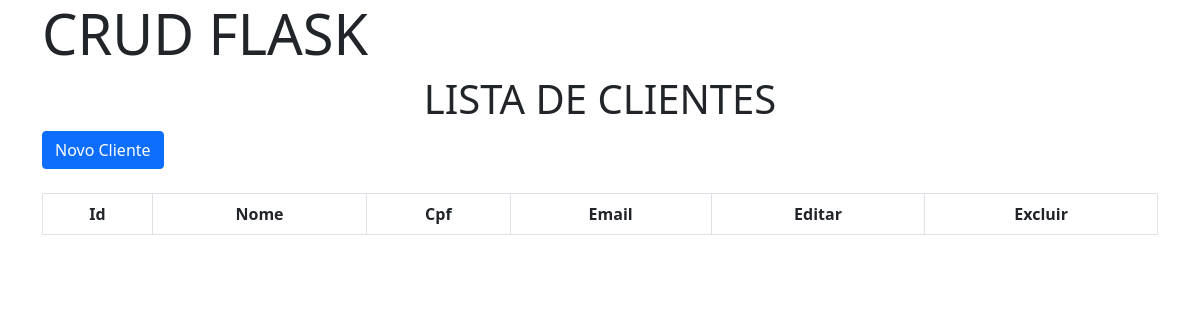
Before: / with the older database file.
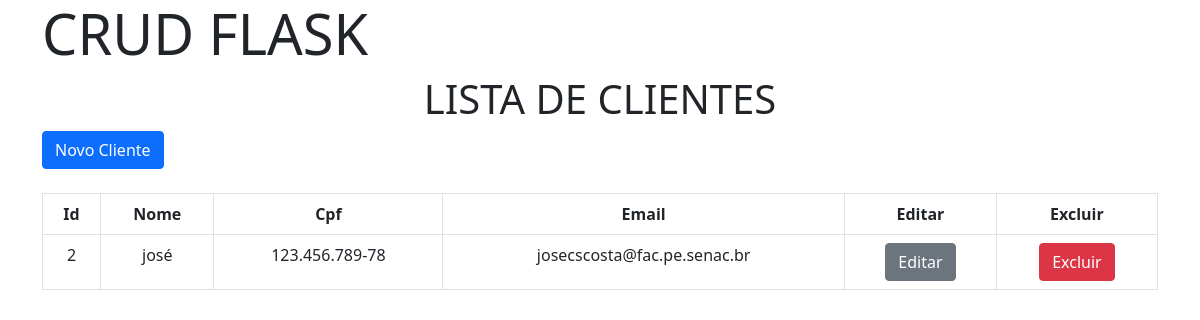
After: the same page with the newer database file.
### tables this page shows
CREATE TABLE cliente (
                    id INTEGER PRIMARY KEY AUTOINCREMENT,
                    nome TEXT NOT NULL,
                    cpf TEXT NOT NULL,
                    email TEXT NOT NULL                        
                );

### routes/routes.py (the view)
@cliente_blueprint.route('/')
def index():
    try:
        with sqlite3.connect(DATABASE) as conn:
            cliente = conn.execute("SELECT * FROM cliente").fetchall()
        return render_template('index.html', cliente = cliente)
    except Exception as e:
        print(f"Erro as listar clientes: {e}")
        return f"Erro ao carregar clientes: {e}", 500

### templates/index.html
{% extends "base.html" %}
{% block content %}
    <h2 class="display-6 text-center">LISTA DE CLIENTES</h2>
    <a href="{{ url_for('cliente.criar') }}"><input type="button" class="btn btn-primary" value="Novo Cliente"></a><br /><br />
    <table class="table table-bordered">
        <thead>
            <tr>
                <th scope="col" class="text-center">Id</th>
                <th scope="col" class="text-center">Nome</th>
                <th scope="col" class="text-center">Cpf</th>
                <th scope="col" class="text-center">Email</th>
                <th scope="col" class="text-center">Editar</th>
                <th scope="col" class="text-center">Excluir</th>
            </tr>
        </thead>
        <tbody>
            {% for cliente in cliente %}
            <tr>
                <td class="text-center">{{ cliente[0] }}</td>
                <td class="text-center">{{ cliente[1] }}</td>
                <td class="text-center">{{ cliente[2] }}</td>
                <td class="text-center">{{ cliente[3] }}</td>
                <td class="text-center"><a href="{{ url_for('cliente.editar', cliente_id = cliente[0]) }}"><input type="button" class="btn btn-secondary" value="Editar"></a></td>
                <td class="text-center"><a href="{{ url_for('cliente.apagar', cliente_id = cliente[0]) }}"  onclick="return confirm('Confirmar exclusão?')"><input type="button" class="btn btn-danger" value="Excluir"></a></td>
            </tr>
            {% endfor %}
        </tbody>
    </table>
{% endblock %}

### templates/base.html (shortened to what this page needs)
<!DOCTYPE html>
<html lang="pt-br">
    <head>
        <link rel="stylesheet" href="#">
        <link rel="stylesheet" href="{{ url_for('static', filename='/bootstrap/bootstrap.min.css') }}">
    </head>
    <body>
        <div class="container">
            <div>
                <h1 class="display-4">CRUD FLASK</h1>
            </div>
            {% block content %}{% endblock %}
        </div>
    </body>
</html>

Changed rows visible on the page:
added cliente: id "2", nome "josé", cpf "123.456.789-78", email "josecscosta@fac.pe.senac.br"
